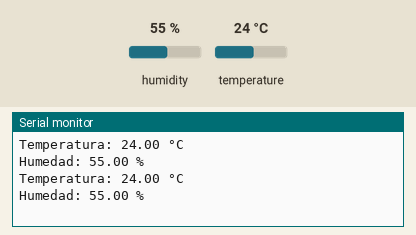
This sketch was run on a simulated Arduino Uno, built with avr-gcc and run on an emulated ATmega328P. Shown: the last lines printed to the serial monitor. The inputs (shaded band) are chosen by the test bench; at power-on: humidity 55 %, temperature 24 °C.

Above: at 2.8 s.
2.9 s: humidity set to 22 %
At 5.0 s:
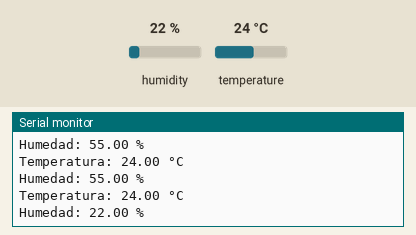
5.6 s: temperature set to 12 °C
At 7.4 s:
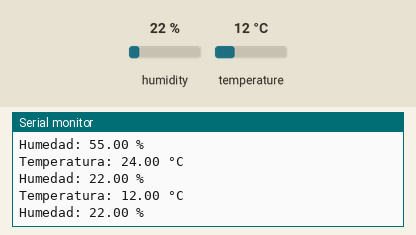
8.3 s: humidity set to 40 %
At 11.1 s:
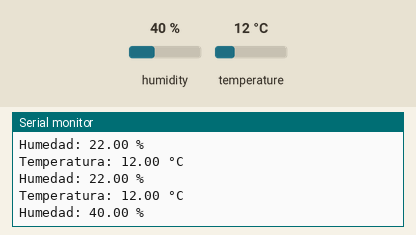
Timing chart, 0 to 12.6 s (numbered marks = the images above; inputs shaded):
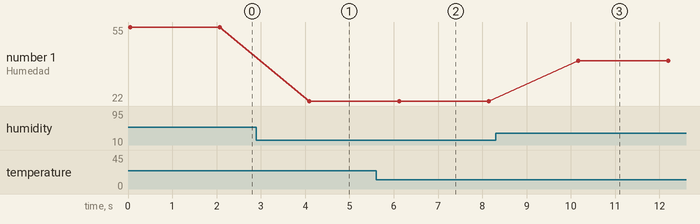

Measured:
- after the input at 2.9 s, the serial monitor: prints a new line after 1.2 s (image 1)
- after the input at 5.6 s, the serial monitor: prints a new line after 0.50 s (image 2)
- after the input at 8.3 s, the serial monitor: prints a new line after 1.9 s (image 3)
- plotted number 1: 55 → 22 after the input at 2.9 s, 22 → 40 after the input at 8.3 s

The sketch:

pruebaTemperatura.ino
```cpp
#include <DHT.h>

// Define el tipo de sensor y el pin de datos
#define DHTPIN 4        // Pin al que conectaste el sensor (D4 en este caso)
#define DHTTYPE DHT11   // Según el sensor que se use

DHT dht(DHTPIN, DHTTYPE);

void setup() {
  Serial.begin(9600);
  dht.begin();  // Inicializa el sensor
}

void loop() {
  // Lee la temperatura y la humedad
  float temperatura = dht.readTemperature();
  float humedad = dht.readHumidity();

  // Verifica si la lectura es correcta
  if (isnan(temperatura) || isnan(humedad)) {
    Serial.println("Error al leer el sensor!");
    return;
  }

  // Imprime los valores de temperatura y humedad en el monitor serial
  Serial.print("Temperatura: ");
  Serial.print(temperatura);
  Serial.println(" °C");

  Serial.print("Humedad: ");
  Serial.print(humedad);
  Serial.println(" %");

  delay(2000);  // Espera 2 segundos antes de leer de nuevo
}
```
